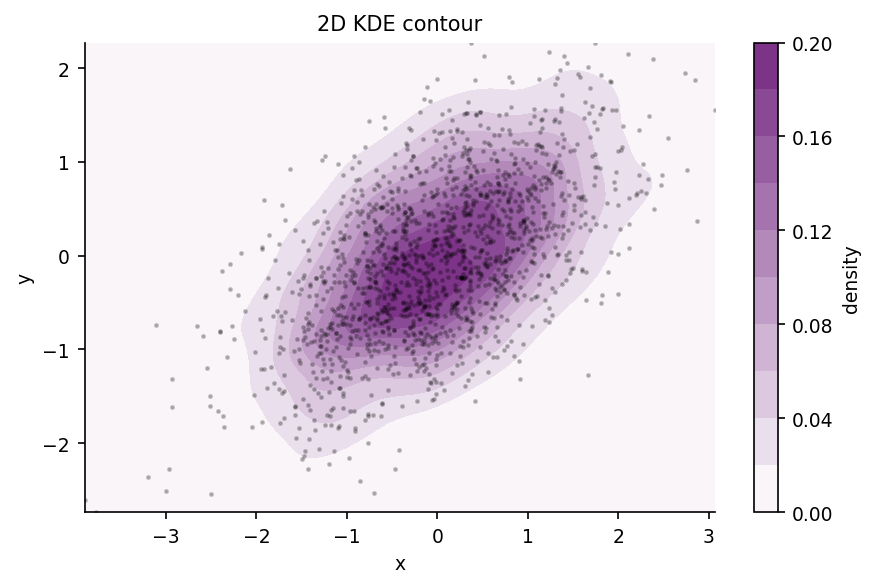

Source code (Python):
"""density_kde2d: 二维核密度等高线（轮廓型分布展示）."""
import sys, os; sys.path.insert(0, os.path.join(os.path.dirname(os.path.abspath(__file__)), '..', '..', '_utils', 'python'))
import numpy as np
import matplotlib.pyplot as plt
from scipy.stats import gaussian_kde
from theme import apply_theme
from palette import sequential

def make_figure(x=None, y=None, title='2D KDE contour'):
    apply_theme()
    if x is None:
        rng = np.random.default_rng(0)
        x = rng.normal(0, 1, 1500); y = 0.5*x + rng.normal(0, 0.7, 1500)
    xs = np.linspace(x.min(), x.max(), 100)
    ys = np.linspace(y.min(), y.max(), 100)
    XX, YY = np.meshgrid(xs, ys)
    ZZ = gaussian_kde(np.vstack([x, y]))(np.vstack([XX.ravel(), YY.ravel()])).reshape(XX.shape)
    fig, ax = plt.subplots()
    cf = ax.contourf(XX, YY, ZZ, levels=12, cmap=sequential(hue='purple'))
    ax.scatter(x, y, s=2, c='k', alpha=0.2)
    fig.colorbar(cf, ax=ax, label='density')
    ax.set_xlabel('x'); ax.set_ylabel('y'); ax.set_title(title)
    fig.tight_layout()
    return fig

if __name__ == '__main__':
    fig = make_figure()
    fig.savefig(__file__.replace('.py', '.png'), dpi=150)
